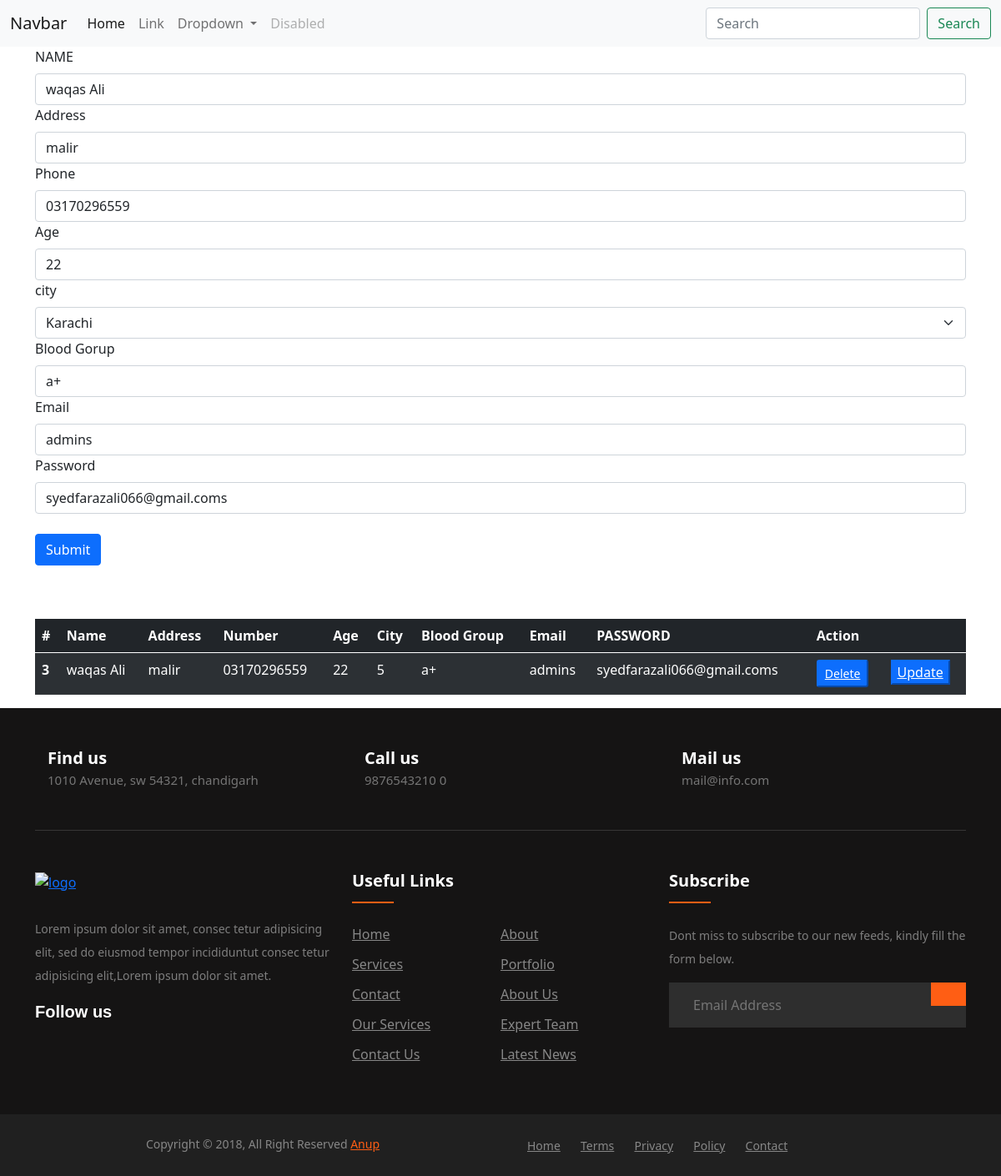
The page /patient/patupd.php?ID=3 on the database its author committed.
### tables this page shows
CREATE TABLE `patient` (
  `ID` int(11) NOT NULL,
  `Name` varchar(100) NOT NULL,
  `Address` varchar(500) NOT NULL,
  `Ph_Num` varchar(100) NOT NULL,
  `Age` varchar(50) NOT NULL,
  `CIt_Id` int(32) NOT NULL,
  `Blood Group` varchar(100) NOT NULL,
  `Password` varchar(500) NOT NULL,
  `Email` varchar(500) NOT NULL
);

### patient/patupd.php (the view, shortened to what this page needs)
<?php
include "../header.php";
?>
<body>
    <?php include "../nav.php"; ?>
    <div class="container">
        <?php
include "../connection.php";
$link = new mysqli($servername, $username, $password, $dbname);
        $ID = $_GET['ID'];
        $sql = "select * from patient where `ID` = $ID";
        $run =  mysqli_query($link,$sql);
        $data = mysqli_fetch_array($run);
        ?>
 <form action="" method="post">
        <div class="mb-3">
            <label for="NAME" class="form-label">NAME</label>
            <input type="text" class="form-control"  aria-describedby="emailHelp" value="<?php echo $data[1]?>" name="NAME">
            <label for="NAME" class="form-label">Address</label>
            <input type="text" class="form-control"  aria-describedby="emailHelp" value="<?php echo $data[2]?>" name="Address">
            <label for="NAME" class="form-label">Phone</label>
            <input type="text" class="form-control"  aria-describedby="emailHelp" value="<?php echo $data[3]?>" name="Ph_Num"> <label
                for="NAME" class="form-label">Age</label>
            <input type="text" class="form-control"  aria-describedby="emailHelp" value="<?php echo $data[4]?>" name="Age">
            <label for="NAME" class="form-label">city</label>
            <select class="form-select" name="city" >
                  <?php
                $sql = "select * from `cities`";
                $result = mysqli_query($link, $sql);
                 $num = mysqli_num_rows($result);?>
                     <?php
                    while ($res = mysqli_fetch_array($result)) { ?>
                     <option value=" <?php echo $res['ID'];?>">
                    <?php echo $res['Name'];?>
                        </option>
                     <?php   }
                       ?>
            </select>
            <label for="NAME" class="form-label">Blood Gorup</label>
            <input type="text" class="form-control" value="<?php echo $data[6]?>"  aria-describedby="emailHelp" name="Blood_Group">
            <label for="NAME" class="form-label">Email</label>
            <input type="text" name="Email" value="<?php echo $data[7]?>" class="form-control"  aria-describedby="emailHelp" name="Blood_Group"> <label for="NAME" class="form-label">Password</label>
            <input type="text" name="Password" class="form-control" value="<?php echo $data[8]?>" aria-describedby="emailHelp" name="Blood_Group">
            <br>
            <button type="submit" name="update" class="btn btn-primary">Submit</button>
        </div>
    </form> <br>
         <br>
            <?php
                include "patselect.php";
             ?>
    </div>
    <?php
include "../footer.php";
?>
</body>

### header.php (shortened to what this page needs)
<!doctype html>
<html lang="en">
  <head>
    <link rel="stylesheet" href="../Bootstrap/bootstrap.min.css">
  </head>

### nav.php (shortened to what this page needs)
<nav class="navbar navbar-expand-lg navbar-light bg-light">
  <div class="container-fluid">
    <a class="navbar-brand" href="#">Navbar</a>
    <div class="collapse navbar-collapse" id="navbarSupportedContent">
      <ul class="navbar-nav me-auto mb-2 mb-lg-0">
        <li class="nav-item">
          <a class="nav-link active" aria-current="page" href="#">Home</a>
        </li>
        <li class="nav-item">
          <a class="nav-link" href="#">Link</a>
        </li>
        <li class="nav-item dropdown">
          <a class="nav-link dropdown-toggle" href="#" id="navbarDropdown" role="button" data-bs-toggle="dropdown" aria-expanded="false">
            Dropdown
          </a>
        </li>
        <li class="nav-item">
          <a class="nav-link disabled" href="#" tabindex="-1" aria-disabled="true">Disabled</a>
        </li>
      </ul>
      <form class="d-flex">
        <input class="form-control me-2" type="search" placeholder="Search" aria-label="Search">
        <button class="btn btn-outline-success" type="submit">Search</button>
      </form>
    </div>
  </div>
</nav>

### patient/patselect.php
<?php
include "../connection.php";
$sql = "select * from `patient`";
$result = mysqli_query($link, $sql);
$num = mysqli_num_rows($result);?>
<body>
<table class="table table-dark table-striped">
    <thead>
        <tr>
            <th >#</th>
            <th >Name</th>
            <th >Address</th>
            <th >Number</th>
            <th >Age</th>
            <th >City</th>
            <th >Blood Group</th>
            <th >Email</th>
            <th >PASSWORD</th>
            <th colspan="2">Action</th>
        </tr>
    </thead>
    <tbody>
        <?php
    while ($res = mysqli_fetch_array($result)) {
    ?>
        <tr>
            <th >
                <?php echo $res['ID'];?>
            </th>
            <td>
                <?php echo $res['Name'];?>
            </td>
              <td>
                <?php echo $res['Address'];?>
            </td>         <td>
                <?php echo $res['Ph_Num'];?>
            </td>         <td>
                <?php echo $res['Age'];?>
            </td>         <td>
                <?php
              echo $res['CIt_Id'];
                ?>
            </td>
               <td>
                <?php echo $res['Blood Group'];?>
            </td>
                 <td>
                <?php echo $res['Password'];?>
            </td>
            <td>
                <?php echo $res['Email'];?>
            </td>
            <td>
                <button class="btn-primary btn-sm" name= "delete"> <a class="text-white" href="patdele.php?ID=<?php
            echo $res['ID'];?>"> Delete</a> </button>
           </td>
            <td>
                <button class="btn-primary"> <a class="text-white" href="patupd.php?ID=<?php
            echo $res['ID'];?>"> Update</a> </button>
            </td>
        </tr>
        <?php
    }
?>
    </tbody>
</table>
</body>

### footer.php (shortened to what this page needs)
</html>
  <footer class="footer-section">
        <div class="container">
            <div class="footer-cta pt-5 pb-5">
                <div class="row">
                    <div class="col-xl-4 col-md-4 mb-30">
                        <div class="single-cta">
                            <div class="cta-text">
                                <h4>Find us</h4>
                                <span>1010 Avenue, sw 54321, chandigarh</span>
                            </div>
                        </div>
                    </div>
                    <div class="col-xl-4 col-md-4 mb-30">
                        <div class="single-cta">
                            <div class="cta-text">
                                <h4>Call us</h4>
                                <span>9876543210 0</span>
                            </div>
                        </div>
                    </div>
                    <div class="col-xl-4 col-md-4 mb-30">
                        <div class="single-cta">
                            <div class="cta-text">
                                <h4>Mail us</h4>
                                <span>mail@info.com</span>
                            </div>
                        </div>
                    </div>
                </div>
            </div>
            <div class="footer-content pt-5 pb-5">
                <div class="row">
                    <div class="col-xl-4 col-lg-4 mb-50">
                        <div class="footer-widget">
                            <div class="footer-logo">
                                <a href="index.html"><img src="https://i.ibb.co/QDy827D/ak-logo.png" class="img-fluid" alt="logo"></a>
                            </div>
                            <div class="footer-text">
                                <p>Lorem ipsum dolor sit amet, consec tetur adipisicing elit, sed do eiusmod tempor incididuntut consec tetur adipisicing
                                elit,Lorem ipsum dolor sit amet.</p>
                            </div>
                            <div class="footer-social-icon">
                                <span>Follow us</span>
                            </div>
                        </div>
                    </div>
                    <div class="col-xl-4 col-lg-4 col-md-6 mb-30">
                        <div class="footer-widget">
                            <div class="footer-widget-heading">
                                <h3>Useful Links</h3>
                            </div>
                            <ul>
                                <li><a href="#">Home</a></li>
                                <li><a href="#">about</a></li>
                                <li><a href="#">services</a></li>
                                <li><a href="#">portfolio</a></li>
                                <li><a href="#">Contact</a></li>
                                <li><a href="#">About us</a></li>
                                <li><a href="#">Our Services</a></li>
                                <li><a href="#">Expert Team</a></li>
                                <li><a href="#">Contact us</a></li>
                                <li><a href="#">Latest News</a></li>
                            </ul>
                        </div>
                    </div>
                    <div class="col-xl-4 col-lg-4 col-md-6 mb-50">
                        <div class="footer-widget">
                            <div class="footer-widget-heading">
                                <h3>Subscribe</h3>
                            </div>
                            <div class="footer-text mb-25">
                                <p>Dont miss to subscribe to our new feeds, kindly fill the form below.</p>
                            </div>
                            <div class="subscribe-form">
                                <form action="#">
                                    <input type="text" placeholder="Email Address">
                                    <button><i class="fab fa-telegram-plane"></i></button>
                                </form>
                            </div>
                        </div>
                    </div>
                </div>
            </div>
        </div>
        <div class="copyright-area">
            <div class="container">
                <div class="row">
                    <div class="col-xl-6 col-lg-6 text-center text-lg-left">
                        <div class="copyright-text">
                            <p>Copyright &copy; 2018, All Right Reserved <a href="https://codepen.io/anupkumar92/">Anup</a></p>
                        </div>
                    </div>
                    <div class="col-xl-6 col-lg-6 d-none d-lg-block text-right">
                        <div class="footer-menu">
                            <ul>
                                <li><a href="#">Home</a></li>
                                <li><a href="#">Terms</a></li>
                                <li><a href="#">Privacy</a></li>
                                <li><a href="#">Policy</a></li>
                                <li><a href="#">Contact</a></li>
                            </ul>
                        </div>
                    </div>
                </div>
            </div>
        </div>
    </footer>

### footer.php (style rules this page uses)
ul { margin: 0px; padding: 0px; }
.footer-section { background: #151414; position: relative; }
.footer-cta { border-bottom: 1px solid #373636; }
.cta-text { padding-left: 15px; display: inline-block; }
.cta-text h4 { color: #fff; font-size: 20px; font-weight: 600; margin-bottom: 2px; }
.cta-text span { color: #757575; font-size: 15px; }
.footer-content { position: relative; z-index: 2; }
.footer-logo { margin-bottom: 30px; }
.footer-logo img { max-width: 200px; }
.footer-text p { margin-bottom: 14px; font-size: 14px; color: #7e7e7e; line-height: 28px; }
.footer-social-icon span { color: #fff; display: block; font-size: 20px; font-weight: 700; font-family: 'Poppins', sans-serif; margin-bottom: 20px; }
.footer-widget-heading h3 { color: #fff; font-size: 20px; font-weight: 600; margin-bottom: 40px; position: relative; }
.footer-widget-heading h3::before { content: ""; position: absolute; left: 0; bottom: -15px; height: 2px; width: 50px; background: #ff5e14; }
.footer-widget ul li { display: inline-block; float: left; width: 50%; margin-bottom: 12px; }
.footer-widget ul li a { color: #878787; text-transform: capitalize; }
.subscribe-form { position: relative; overflow: hidden; }
.subscribe-form input { width: 100%; padding: 14px 28px; background: #2E2E2E; border: 1px solid #2E2E2E; color: #fff; }
.subscribe-form button { position: absolute; right: 0; background: #ff5e14; padding: 13px 20px; border: 1px solid #ff5e14; top: 0; }
.copyright-area { background: #202020; padding: 25px 0; }
.copyright-text p { margin: 0; font-size: 14px; color: #878787; }
.copyright-text p a { color: #ff5e14; }
.footer-menu li { display: inline-block; margin-left: 20px; }
.footer-menu li a { font-size: 14px; color: #878787; }

### rows shown on the page
patient: NAME "waqas Ali", Address "malir", Ph_Num "03170296559", Age "22", Blood_Group "a+", Email "admins", Password "syedfarazali066@gmail.coms", ID "3", Name "waqas Ali", CIt_Id "5", Blood Group "a+", Password "admins", Email "syedfarazali066@gmail.coms"

### other values the page prints
form field city "Karachi"
